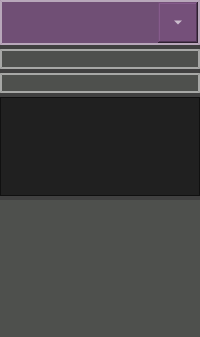
           <widget class="QWidget" name="mp3selectWidget" native="true">
            <property name="sizePolicy">
             <sizepolicy hsizetype="Expanding" vsizetype="Expanding">
              <horstretch>0</horstretch>
              <verstretch>0</verstretch>
             </sizepolicy>
            </property>
            <property name="styleSheet">
             <string notr="true">background-color: rgba(0, 0, 0, 0.5);
color: rgb(255, 255, 255);
height: 45px;</string>
            </property>
            <layout class="QVBoxLayout" name="verticalLayout_4">
             <property name="spacing">
              <number>4</number>
             </property>
             <property name="leftMargin">
              <number>0</number>
             </property>
             <property name="topMargin">
              <number>0</number>
             </property>
             <property name="rightMargin">
              <number>0</number>
             </property>
             <property name="bottomMargin">
              <number>0</number>
             </property>
             <item>
              <layout class="QHBoxLayout" name="horizontalLayout_10">
               <property name="spacing">
                <number>2</number>
               </property>
               <item>
                <widget class="QComboBox" name="comboBoxAlbum">
                 <property name="sizePolicy">
                  <sizepolicy hsizetype="Expanding" vsizetype="Fixed">
                   <horstretch>0</horstretch>
                   <verstretch>0</verstretch>
                  </sizepolicy>
                 </property>
                 <property name="minimumSize">
                  <size>
                   <width>0</width>
                   <height>45</height>
                  </size>
                 </property>
                 <property name="maximumSize">
                  <size>
                   <width>16777215</width>
                   <height>45</height>
                  </size>
                 </property>
                 <property name="baseSize">
                  <size>
                   <width>0</width>
                   <height>45</height>
                  </size>
                 </property>
                 <property name="font">
                  <font>
                   <pointsize>14</pointsize>
                   <weight>75</weight>
                   <bold>true</bold>
                  </font>
                 </property>
                 <property name="contextMenuPolicy">
                  <enum>Qt::DefaultContextMenu</enum>
                 </property>
                 <property name="styleSheet">
                  <string notr="true">QComboBox {
	background-color: rgba(117, 80, 123, 0.9);
	color: rgb(255, 255, 255);
	border: 2px solid rgba(255,255,255,0.5);
	outline: none;
	height: 40px;
}

QComboBox::drop-down {
	width: 40px;
	color: rgb(255, 255, 255);
}

QScrollBar { 
	width: 40px;
	background-color: rgba(117, 80, 123, 0.9);
}
</string>
                 </property>
                 <property name="sizeAdjustPolicy">
                  <enum>QComboBox::AdjustToContents</enum>
                 </property>
                 <property name="frame">
                  <bool>true</bool>
                 </property>
                </widget>
               </item>
              </layout>
             </item>
             <item>
              <widget class="QLabel" name="labelFolderpath">
               <property name="sizePolicy">
                <sizepolicy hsizetype="Expanding" vsizetype="Fixed">
                 <horstretch>0</horstretch>
                 <verstretch>0</verstretch>
                </sizepolicy>
               </property>
               <property name="minimumSize">
                <size>
                 <width>0</width>
                 <height>20</height>
                </size>
               </property>
               <property name="maximumSize">
                <size>
                 <width>16777215</width>
                 <height>20</height>
                </size>
               </property>
               <property name="font">
                <font>
                 <pointsize>8</pointsize>
                </font>
               </property>
               <property name="styleSheet">
                <string notr="true">background-color: rgba(85, 87, 83, 0.7);
color: rgb(255, 255, 255);
border: 2px solid rgba(255,255,255,0.5);</string>
               </property>
               <property name="text">
                <string/>
               </property>
              </widget>
             </item>
             <item>
              <widget class="QLabel" name="labelAlbumpath">
               <property name="sizePolicy">
                <sizepolicy hsizetype="Expanding" vsizetype="Fixed">
                 <horstretch>0</horstretch>
                 <verstretch>0</verstretch>
                </sizepolicy>
               </property>
               <property name="minimumSize">
                <size>
                 <width>0</width>
                 <height>20</height>
                </size>
               </property>
               <property name="maximumSize">
                <size>
                 <width>16777215</width>
                 <height>20</height>
                </size>
               </property>
               <property name="font">
                <font>
                 <pointsize>8</pointsize>
                </font>
               </property>
               <property name="styleSheet">
                <string notr="true">background-color: rgba(85, 87, 83, 0.7);
color: rgb(255, 255, 255);
border: 2px solid rgba(255,255,255,0.5);</string>
               </property>
               <property name="text">
                <string/>
               </property>
              </widget>
             </item>
             <item>
              <widget class="QListView" name="AlbumCoverListView">
               <property name="font">
                <font>
                 <pointsize>8</pointsize>
                 <weight>75</weight>
                 <bold>true</bold>
                </font>
               </property>
               <property name="styleSheet">
                <string notr="true">QScrollBar { 
	width: 60px;
	background-color: rgba(85, 87, 83, 0.7);
}</string>
               </property>
               <property name="verticalScrollBarPolicy">
                <enum>Qt::ScrollBarAlwaysOn</enum>
               </property>
               <property name="sizeAdjustPolicy">
                <enum>QAbstractScrollArea::AdjustToContents</enum>
               </property>
               <property name="autoScroll">
                <bool>false</bool>
               </property>
               <property name="autoScrollMargin">
                <number>0</number>
               </property>
               <property name="editTriggers">
                <set>QAbstractItemView::NoEditTriggers</set>
               </property>
               <property name="showDropIndicator" stdset="0">
                <bool>false</bool>
               </property>
               <property name="dragDropMode">
                <enum>QAbstractItemView::NoDragDrop</enum>
               </property>
               <property name="defaultDropAction">
                <enum>Qt::IgnoreAction</enum>
               </property>
               <property name="iconSize">
                <size>
                 <width>160</width>
                 <height>160</height>
                </size>
               </property>
               <property name="movement">
                <enum>QListView::Static</enum>
               </property>
               <property name="resizeMode">
                <enum>QListView::Adjust</enum>
               </property>
               <property name="layoutMode">
                <enum>QListView::Batched</enum>
               </property>
               <property name="spacing">
                <number>0</number>
               </property>
               <property name="viewMode">
                <enum>QListView::IconMode</enum>
               </property>
               <property name="wordWrap">
                <bool>true</bool>
               </property>
              </widget>
             </item>
             <item>
              <widget class="QListWidget" name="mp3List">
               <property name="font">
                <font>
                 <pointsize>14</pointsize>
                 <weight>75</weight>
                 <bold>true</bold>
                </font>
               </property>
               <property name="layoutDirection">
                <enum>Qt::LeftToRight</enum>
               </property>
               <property name="autoFillBackground">
                <bool>false</bool>
               </property>
               <property name="styleSheet">
                <string notr="true">QScrollBar { 
	width: 60px;
	background-color: rgba(85, 87, 83, 0.7);
}

QWidget {
background-color: rgba(85, 87, 83, 0.7);
color: rgb(255, 255, 255);
outline: none;
}

QListView::item {
height: 50px;
}

QListView::item::selected {
background-color: rgb(32, 74, 135);
height: 50px;
}</string>
               </property>
               <property name="frameShape">
                <enum>QFrame::NoFrame</enum>
               </property>
               <property name="verticalScrollBarPolicy">
                <enum>Qt::ScrollBarAsNeeded</enum>
               </property>
               <property name="horizontalScrollBarPolicy">
                <enum>Qt::ScrollBarAsNeeded</enum>
               </property>
               <property name="sizeAdjustPolicy">
                <enum>QAbstractScrollArea::AdjustToContents</enum>
               </property>
               <property name="autoScroll">
                <bool>false</bool>
               </property>
               <property name="autoScrollMargin">
                <number>0</number>
               </property>
               <property name="editTriggers">
                <set>QAbstractItemView::NoEditTriggers</set>
               </property>
               <property name="showDropIndicator" stdset="0">
                <bool>false</bool>
               </property>
               <property name="dragDropMode">
                <enum>QAbstractItemView::NoDragDrop</enum>
               </property>
               <property name="defaultDropAction">
                <enum>Qt::IgnoreAction</enum>
               </property>
               <property name="alternatingRowColors">
                <bool>false</bool>
               </property>
               <property name="selectionMode">
                <enum>QAbstractItemView::SingleSelection</enum>
               </property>
               <property name="iconSize">
                <size>
                 <width>0</width>
                 <height>0</height>
                </size>
               </property>
               <property name="textElideMode">
                <enum>Qt::ElideMiddle</enum>
               </property>
               <property name="movement">
                <enum>QListView::Static</enum>
               </property>
               <property name="isWrapping" stdset="0">
                <bool>true</bool>
               </property>
               <property name="resizeMode">
                <enum>QListView::Fixed</enum>
               </property>
               <property name="layoutMode">
                <enum>QListView::SinglePass</enum>
               </property>
               <property name="spacing">
                <number>0</number>
               </property>
               <property name="gridSize">
                <size>
                 <width>0</width>
                 <height>60</height>
                </size>
               </property>
               <property name="viewMode">
                <enum>QListView::ListMode</enum>
               </property>
               <property name="currentRow">
                <number>-1</number>
               </property>
               <item>
                <property name="text">
                 <string>Neues Element</string>
                </property>
               </item>
               <item>
                <property name="text">
                 <string>Neues Element</string>
                </property>
               </item>
               <item>
                <property name="text">
                 <string>Neues Element</string>
                </property>
               </item>
               <item>
                <property name="text">
                 <string>Neues Element</string>
                </property>
               </item>
               <item>
                <property name="text">
                 <string>Neues Element</string>
                </property>
               </item>
              </widget>
             </item>
            </layout>
           </widget>
